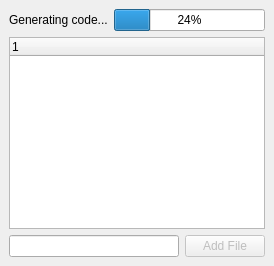
          <widget class="QWidget" name="Generate Code" >
           <layout class="QVBoxLayout" >
            <property name="margin" >
             <number>9</number>
            </property>
            <property name="spacing" >
             <number>6</number>
            </property>
            <item>
             <layout class="QHBoxLayout" >
              <property name="margin" >
               <number>0</number>
              </property>
              <property name="spacing" >
               <number>6</number>
              </property>
              <item>
               <widget class="QLabel" name="label_13" >
                <property name="text" >
                 <string>Generating code...</string>
                </property>
               </widget>
              </item>
              <item>
               <widget class="QProgressBar" name="progressGenerateCode" >
                <property name="value" >
                 <number>24</number>
                </property>
                <property name="orientation" >
                 <enum>Qt::Horizontal</enum>
                </property>
               </widget>
              </item>
             </layout>
            </item>
            <item>
             <widget class="QTreeWidget" name="clusters" >
              <column>
               <property name="text" >
                <string/>
               </property>
              </column>
             </widget>
            </item>
            <item>
             <layout class="QHBoxLayout" >
              <property name="margin" >
               <number>0</number>
              </property>
              <property name="spacing" >
               <number>6</number>
              </property>
              <item>
               <widget class="QLineEdit" name="newFileEdit" />
              </item>
              <item>
               <widget class="QPushButton" name="newFileButton" >
                <property name="enabled" >
                 <bool>false</bool>
                </property>
                <property name="text" >
                 <string>Add File</string>
                </property>
               </widget>
              </item>
             </layout>
            </item>
           </layout>
          </widget>
